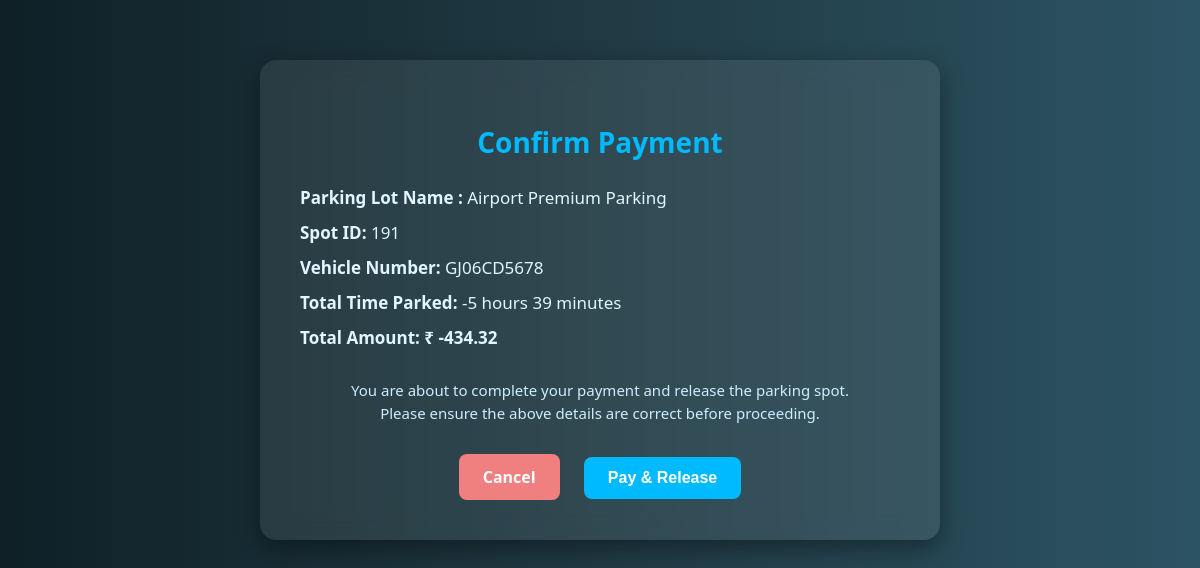
Screenshot of /release_preview/191/2 with the database file from the repository.
### app.py (models this page shows, shortened)
class Parking_lot(db.Model):
    __tablename__ = 'parking_lot'
    id = db.Column(db.Integer, primary_key=True, autoincrement=True)
    parking_lot_name = db.Column(db.String(100), nullable=False,)
    address = db.Column(db.String(150), nullable=False)
    pin_code = db.Column(db.String(6), nullable=False)
    price_per_hour =db.Column(db.Integer, nullable = False)
    total_capacity = db.Column(db.Integer, nullable = False)
    avilable_capacity = db.Column(db.Integer, nullable = False)
    spots = db.relationship("ParkingSpot", back_populates = 'lot')

class ParkingSpot(db.Model):
    __tablename__ = 'parking_spot'
    id = db.Column(db.Integer, primary_key=True)
    lot_id = db.Column(db.Integer, db.ForeignKey('parking_lot.id'), nullable=False)
    spot_number = db.Column(db.String(10), nullable=False)
    is_occupied = db.Column(db.Boolean, default=False)
    user_id = db.Column(db.Integer, db.ForeignKey('users.id'), nullable=True)
    user = db.relationship('User', backref='occupied_spots')
    vehicle_number = db.Column(db.String(20), nullable=True)
    start_time = db.Column(db.DateTime, nullable=True)
    end_time = db.Column(db.DateTime, nullable=True)
    lot = db.relationship('Parking_lot', back_populates='spots')

### app.py (the view)
@app.route('/release_preview/<int:spot_id>/<int:user_id>', methods=['GET'])
def release_preview(spot_id, user_id):
    spot = ParkingSpot.query.get_or_404(spot_id)
    user = User.query.get_or_404(user_id)
    if not spot.is_occupied or spot.user_id != user.id:
        return redirect(url_for('user_dashboard', user_id=user.id))
    fake_end_time = datetime.now()
    time_delta = fake_end_time - spot.start_time
    total_seconds = time_delta.total_seconds()
    hours = int(total_seconds // 3600)
    minutes = int((total_seconds % 3600) // 60)
    formatted_duration = f"{hours} hour{'s' if hours != 1 else ''} {minutes} minute{'s' if minutes != 1 else ''}"
    price = round((total_seconds / 3600) * spot.lot.price_per_hour, 2)
    return render_template(
        'release_spot.html',
        spot=spot,
        user=user,
        price=price,
        formatted_duration=formatted_duration
    )

### templates/release_spot.html (shortened to what this page needs)
<!DOCTYPE html>
<html lang="en">
<head>
</head>
<body>
  <div class="container">
    <h2>Confirm Payment</h2>
    <div class="info">
      <p><strong>Parking Lot Name :</strong> {{ spot.lot.parking_lot_name }}</p>
      <p><strong>Spot ID:</strong>  {{ spot.id }}</p>
      <p><strong>Vehicle Number:</strong> {{ spot.vehicle_number}}</p>
      <p><strong>Total Time Parked:</strong> {{ formatted_duration }}</p>
      <p class="amount"><strong>Total Amount:</strong> ₹ {{ price }}</p>
    </div>
    <div class="note">
      You are about to complete your payment and release the parking spot. <br>
      Please ensure the above details are correct before proceeding.
    </div>
    <div class="button-row">
      <a href="{{url_for('user_dashboard', user_id = user.id)}}" class="btn btn-cancel">Cancel</a>
      <form action="{{url_for('confirm_release', user_id=user.id, spot_id=spot.id )}}" method="POST">
        <button type="submit" class="btn btn-pay">Pay & Release</button>
      </form>
    </div>
  </div>
</body>
</html>

### templates/release_spot.html (style rules this page uses)
body { margin: 0; font-family: 'Segoe UI', Tahoma, Geneva, Verdana, sans-serif; background: linear-gradient(to right, #0f2027, #203a43, #2c5364); color: white; }
.container { max-width: 600px; margin: 60px auto; background: rgba(255, 255, 255, 0.08); padding: 40px; border-radius: 16px; backdrop-filter: blur(12px); box-shadow: 0 8px 25px rgba(0, 0, 0, 0.4); }
h2 { text-align: center; font-size: 28px; color: #00baff; margin-bottom: 25px; }
.info { margin-bottom: 30px; }
.info p { margin: 12px 0; font-size: 17px; color: #e0f7ff; }
.amount { font-size: 22px; font-weight: bold; color: #00ffcc; margin-top: 10px; }
.note { font-size: 15px; text-align: center; margin-top: 20px; margin-bottom: 30px; color: #cceeff; line-height: 1.5; }
.btn { padding: 12px 24px; border: none; border-radius: 8px; font-weight: bold; cursor: pointer; text-decoration: none; display: inline-block; font-size: 16px; transition: background 0.3s ease; }
.btn-cancel { background-color: #f08080; color: white; }
.btn-pay { background-color: #00baff; color: white; }
.button-row { text-align: center; }
.button-row form, .button-row a { display: inline-block; margin: 0 10px; }

### rows the page displays
Parking_lot: lot.parking_lot_name "Airport Premium Parking"
ParkingSpot: id "191", vehicle_number "GJ06CD5678"
